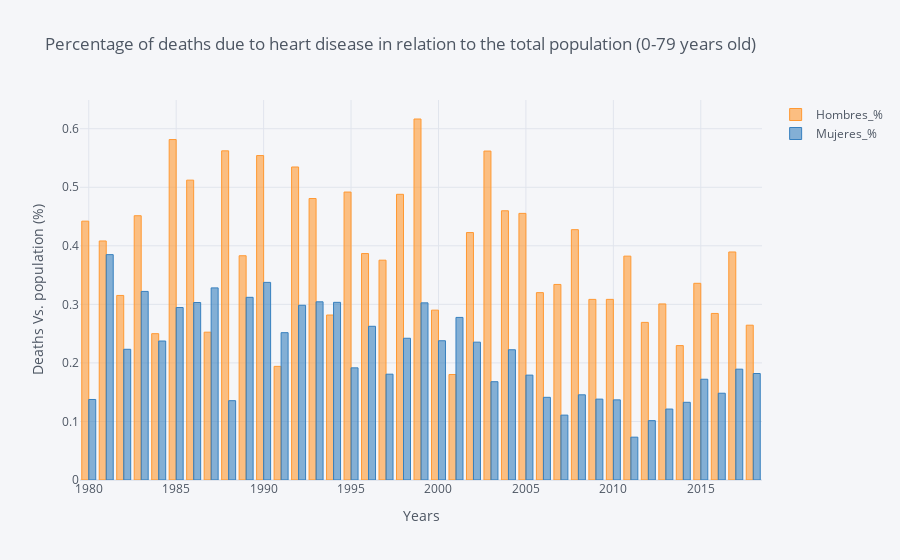

Here is the notebook cell this chart was saved with:
### Code cell
popul2_vs_death.iplot(kind='bar',
                   x='Periodo',
                   y=['Hombres_%', 'Mujeres_%'],
                   title='Percentage of deaths due to heart disease in relation to the total population (0-79 years old)',
                   yTitle='Deaths Vs. population (%)',
                   xTitle='Years')

### Figure 1 — Plotly figure (JSON) as saved in the notebook; plotly's stock layout.template omitted (floating-point values rounded to 4 significant figures)
{"data": [{"marker": {"color": "rgba(255, 153, 51, 0.6)", "line": {"color": "rgba(255, 153, 51, 1.0)", "width": 1}}, "name": "Hombres_%", "orientation": "v", "text": "", "type": "bar", "x": [1980, 1981, 1982, 1983, 1984, 1985, 1986, 1987, 1988, 1989, 1990, 1991, 1992, 1993, 1994, 1995, 1996, 1997, 1998, 1999, 2000, 2001, 2002, 2003, 2004, 2005, 2006, 2007, 2008, 2009, 2010, 2011, 2012, 2013, 2014, 2015, 2016, 2017, 2018], "y": [0.4421, 0.4083, 0.3152, 0.4514, 0.2499, 0.5815, 0.5122, 0.2525, 0.5622, 0.383, 0.5542, 0.1941, 0.5346, 0.4808, 0.2818, 0.4918, 0.3868, 0.3755, 0.488, 0.6166, 0.2901, 0.1802, 0.4226, 0.5618, 0.4598, 0.4554, 0.32, 0.334, 0.4276, 0.3085, 0.3085, 0.3824, 0.2692, 0.3007, 0.2296, 0.336, 0.2845, 0.3895, 0.2644]}, {"marker": {"color": "rgba(55, 128, 191, 0.6)", "line": {"color": "rgba(55, 128, 191, 1.0)", "width": 1}}, "name": "Mujeres_%", "orientation": "v", "text": "", "type": "bar", "x": [1980, 1981, 1982, 1983, 1984, 1985, 1986, 1987, 1988, 1989, 1990, 1991, 1992, 1993, 1994, 1995, 1996, 1997, 1998, 1999, 2000, 2001, 2002, 2003, 2004, 2005, 2006, 2007, 2008, 2009, 2010, 2011, 2012, 2013, 2014, 2015, 2016, 2017, 2018], "y": [0.1375, 0.3849, 0.2233, 0.3221, 0.2374, 0.2946, 0.3032, 0.3281, 0.1355, 0.312, 0.3375, 0.2517, 0.2985, 0.3043, 0.3034, 0.1916, 0.2625, 0.1807, 0.2421, 0.3025, 0.2379, 0.2777, 0.2354, 0.1679, 0.2225, 0.1791, 0.1412, 0.1108, 0.1455, 0.1381, 0.1369, 0.07316, 0.1014, 0.1212, 0.1327, 0.1721, 0.1482, 0.1893, 0.1819]}], "layout": {"legend": {"bgcolor": "#F5F6F9", "font": {"color": "#4D5663"}}, "paper_bgcolor": "#F5F6F9", "plot_bgcolor": "#F5F6F9", "title": {"font": {"color": "#4D5663"}, "text": "Percentage of deaths due to heart disease in relation to the total population (0-79 years old)"}, "xaxis": {"gridcolor": "#E1E5ED", "showgrid": true, "tickfont": {"color": "#4D5663"}, "title": {"font": {"color": "#4D5663"}, "text": "Years"}, "zerolinecolor": "#E1E5ED"}, "yaxis": {"gridcolor": "#E1E5ED", "showgrid": true, "tickfont": {"color": "#4D5663"}, "title": {"font": {"color": "#4D5663"}, "text": "Deaths Vs. population (%)"}, "zerolinecolor": "#E1E5ED"}}}
